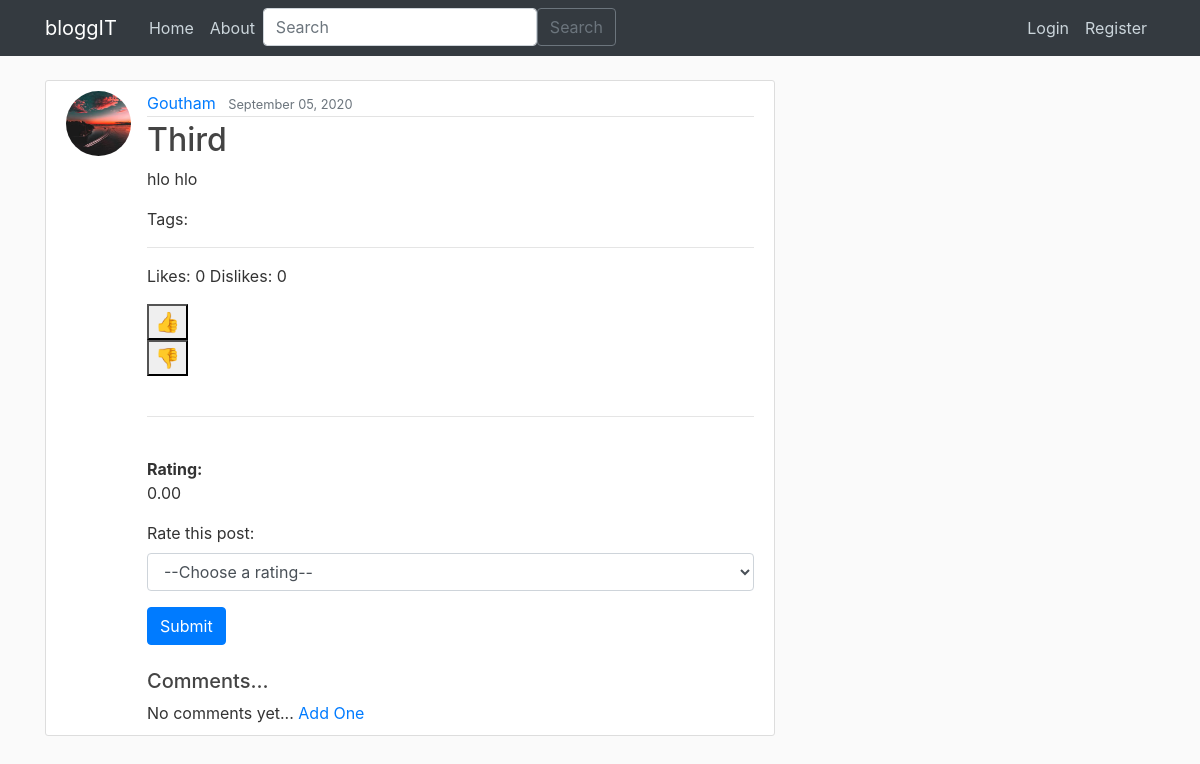
The app's page /post/4/ with its own data.
### blog/models.py (models this page shows, shortened)
class Post(models.Model):
    title = models.CharField(max_length=100)
    content = RichTextField(blank=True,null=True)
    date_posted = models.DateTimeField(default=timezone.now)
    author = models.ForeignKey(User, on_delete=models.CASCADE)
    likes = models.ManyToManyField(User, related_name='post_like')
    dislikes = models.ManyToManyField(User, related_name='post_dislike')
    rating = models.FloatField(default=0)
    tags = models.ManyToManyField(Tag, related_name='post_tags', auto_created=False)
    is_blocked = models.BooleanField(default=False)

### users/models.py (models this page shows, shortened)
class Profile(models.Model):
    user = models.OneToOneField(User, on_delete=models.CASCADE)
    image = models.ImageField(default="default.jpg", upload_to="profile_pics")

### blog/views.py (the view)
# urls.py: path("post/<int:pk>/", PostDetailView.as_view(), name="post-detail"),
class PostDetailView(DetailView):
    model = Post
    template_name = 'blog/post_detail.html'
    def get_context_data(self, **kwargs):
        context = super().get_context_data(**kwargs)
        post = self.get_object()
        context['num_likes'] = post.likes.count()
        context['num_dislikes'] = post.dislikes.count()
        context['ratings'] = self.object.ratings.all()
        return context

### blog/templates/blog/post_detail.html (shortened to what this page needs)
{%extends "blog/base.html" %} {% block content%}
<article class="media content-section">
  <img
    src="{{object.author.profile.image.url}}"
    class="rounded-circle article-img"
  />
  <div class="media-body">
    <div class="article-metadata">
      <a class="mr-2" href="{% url 'user-posts' post.author.username%}"
        >{{ object.author }}</a
      >
      <small class="text-muted">{{ object.date_posted|date:"F d, Y" }}</small>
    </div>
    <h2 class="article-title">{{ object.title }}</h2>
    <p class="article-content">{{ object.content|safe }}</p>
    <p>
      Tags:
    </p>
    <hr />
    <p>Likes: {{ num_likes }} Dislikes: {{ num_dislikes }}</p>
    <form action="{% url 'post-like' object.id %}" method="POST">
      <button type="submit" name="post-like">
        <span class="like-dislike">&#x1F44D;</span>
      </button>
    </form>
    <form action="{% url 'post-dislike' object.id %}" method="POST">
      <button type="submit" name="post-dislike">
        <span class="like-dislike">&#x1F44E;</span>
      </button>
    </form>
    <br />
    <hr />
    <p class="article-content">
      <b>Rating:</b>
      <span id="avg-rating">{{ object.rating|floatformat:2 }}</span>
    </p>
    <form
      action="{% url 'rate-post' object.id %}"
      method="POST"
      id="rating-form"
    >
      <div class="form-group">
        <label for="rating">Rate this post:</label>
        <select name="rating" class="form-control" id="rating">
          <option value="">--Choose a rating--</option>
        </select>
      </div>
      <button type="submit" class="btn btn-primary">Submit</button>
    </form>
    <br />
    <div class="comment">
      <h5>Comments...</h5>
      {% if not post.comments.all %} No comments yet...
      <a href="{% url 'add_comment' post.pk %}">Add One</a>
      {% endif %}
    </div>
  </div>
</article>
{% endblock%}

### blog/static/blog/main.css (style rules this page uses)
body { background: #fafafa; color: #333333; margin-top: 5rem; }
h1, h2, h3, h4, h5, h6 { color: #444444; }
.content-section { background: #ffffff; padding: 10px 20px; border: 1px solid #dddddd; border-radius: 3px; margin-bottom: 20px; }
.article-title { color: #444444; }
.article-content { white-space: pre-line; }
.article-img { height: 65px; width: 65px; margin-right: 16px; }
.article-metadata { padding-bottom: 1px; margin-bottom: 4px; border-bottom: 1px solid #e3e3e3; }

### blog/templates/blog/post_detail.html (style rules this page uses)
.like-dislike { font-size: 20px; }

### records on screen
Post: author.profile.image (picture), author "Goutham", date_posted "September 05, 2020", title "Third", content "hlo hlo", rating "0.00"

### other values on screen
{{ num_likes }} "0"
{{ num_dislikes }} "0"
